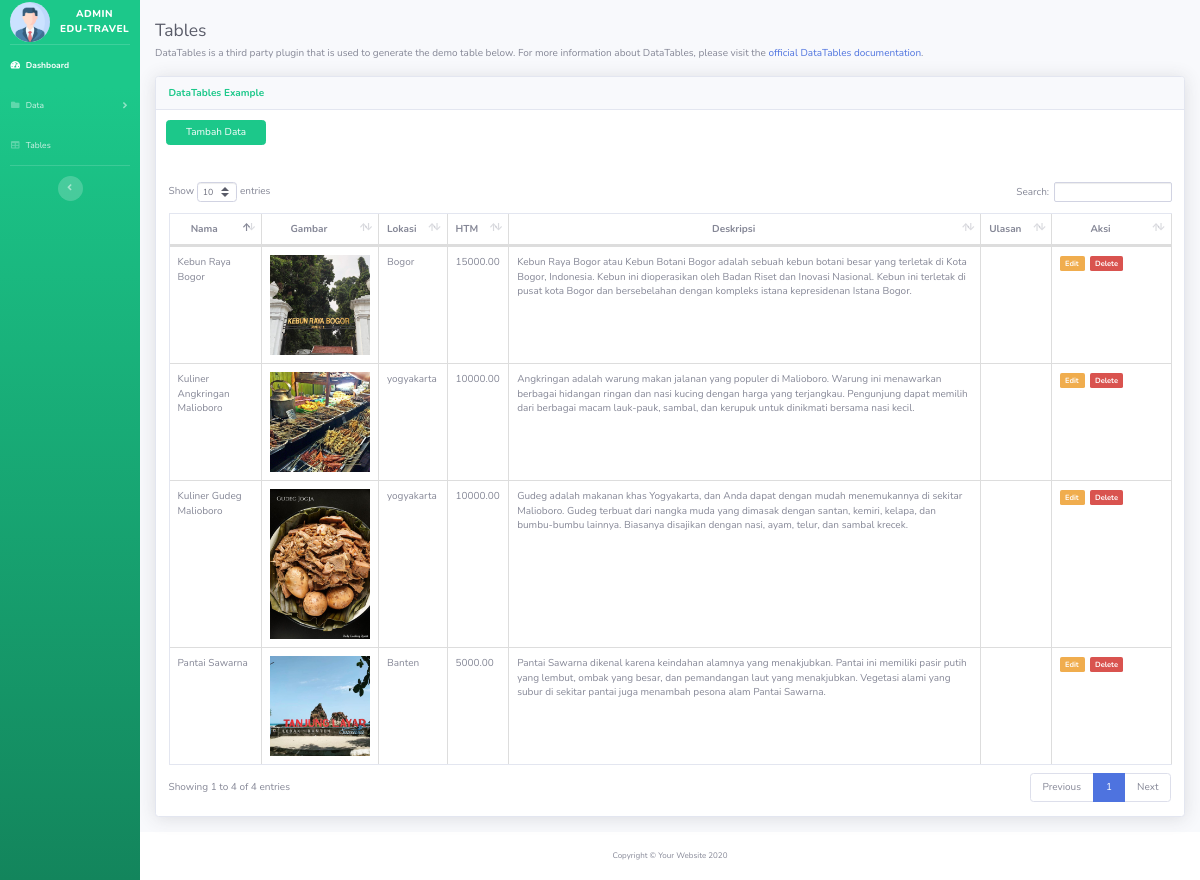
Screenshot of /travelling/admin_page/tables.php with the database file from the repository.
### tables this page shows
CREATE TABLE `destinasi` (
  `id_destinasi` int(11) NOT NULL,
  `nama_destinasi` varchar(100) NOT NULL,
  `gambar` text NOT NULL,
  `lokasi` varchar(250) NOT NULL,
  `harga` decimal(10,2) NOT NULL,
  `deskripsi` varchar(500) NOT NULL,
  `ulasan` varchar(500) NOT NULL,
  `id_kategori` int(11) NOT NULL
);

### travelling/admin_page/tables.php (the view, shortened to what this page needs)
<!DOCTYPE html>
<html lang="en">
<head>
    <link href="vendor/fontawesome-free/css/all.min.css" rel="stylesheet" type="text/css">
    <link rel="stylesheet" href="https://maxcdn.bootstrapcdn.com/bootstrap/3.4.1/css/bootstrap.min.css">
    <link href="css/sb-admin-2.min.css" rel="stylesheet">
    <link href="vendor/datatables/dataTables.bootstrap4.min.css" rel="stylesheet">
</head>
<body id="page-top">
    <div id="wrapper">
        <ul class="navbar-nav bg-gradient-success sidebar sidebar-dark accordion" id="accordionSidebar">
            <a class="sidebar-brand d-flex align-items-center" href="index.php">
                <img src="img/adminprofile.png" style="width: 40px; border-radius: 50%; margin-right: 10px;">
                <div class="sidebar-brand-text">Admin <br>Edu-Travel</div>
            </a>
            <hr class="sidebar-divider my-0">
            <li class="nav-item active">
                <a class="nav-link" href="index.php">
                    <i class="fas fa-fw fa-tachometer-alt"></i>
                    <span>Dashboard</span></a>
            </li>
            <li class="nav-item">
                <a class="nav-link collapsed" href="#" data-toggle="collapse" data-target="#collapsePages"
                    aria-expanded="true" aria-controls="collapsePages">
                    <i class="fas fa-fw fa-folder"></i>
                    <span>Data</span>
                </a>
            </li>
            <li class="nav-item">
                <a class="nav-link" href="tables.php">
                    <i class="fas fa-fw fa-table"></i>
                    <span>Tables</span></a>
            </li>
            <hr class="sidebar-divider d-none d-md-block">
            <div class="text-center d-none d-md-inline">
                <button class="rounded-circle border-0" id="sidebarToggle"></button>
            </div>
        </ul>
        <div id="content-wrapper" class="d-flex flex-column">
            <div id="content">
                <div class="container">
                    <h1 class="h3 mb-2 text-gray-800">Tables</h1>
                    <p class="mb-4">DataTables is a third party plugin that is used to generate the demo table below.
                        For more information about DataTables, please visit the <a target="_blank"
                            href="https://datatables.net">official DataTables documentation</a>.</p>
                    <div class="card shadow mb-4">
                        <div class="card-header py-3">
                            <h6 class="m-0 font-weight-bold text-success">DataTables Example</h6>
                        </div>
                        <div class="btn btn-success m-3" style="width: 100px;">Tambah Data</div><br>
                        <div class="card-body">
                            <div class="table-responsive">
                                <table class="table table-bordered" id="dataTable" width="100%" cellspacing="0">
                                    <thead>
                                        <tr style="text-align: center;">
                                            <th>Nama</th>
                                            <th>Gambar</th>
                                            <th>Lokasi</th>
                                            <th>HTM</th>
                                            <th>Deskripsi</th>
                                            <th>Ulasan</th>
                                            <th style="width: 80px;">Aksi</th>
                                        </tr>
                                    </thead>
                                    <tbody>
                                        <?php
                                        require_once '../koneksi.php';
                                        $sql = "SELECT * FROM destinasi";
                                        $query = mysqli_query($koneksi, $sql);
                                        while ($data = mysqli_fetch_array($query)) {
                                            ?>
                                            <tr>
                                                <td>
                                                    <?= $data['nama_destinasi']; ?>
                                                </td>
                                                <td><img src="<?= $data['gambar']; ?>" alt="<?= $data['gambar']; ?>"
                                                        style="width:100px"></td>
                                                <td>
                                                    <?= $data['lokasi']; ?>
                                                </td>
                                                <td>
                                                    <?= $data['harga']; ?>
                                                </td>
                                                <td>
                                                    <?= $data['deskripsi']; ?>
                                                </td>
                                                <td>
                                                </td>
                                                <td>
                                                    <a href="edit.php?id_destinasi=<?php echo $data["id_destinasi"] ?>"
                                                        class="label label-warning"> Edit
                                                    </a>
                                                    <a href="hapus.php?id_destinasi=<?php echo $data["id_destinasi"] ?>"
                                                        class="label label-danger"> Delete
                                                    </a>
                                                </td>
                                            </tr>
                                        <?php } ?>
                                    </tbody>
                                </table>
                            </div>
                        </div>
                    </div>
                </div>
            </div>
            <footer class="sticky-footer bg-white">
                <div class="container my-auto">
                    <div class="copyright text-center my-auto">
                        <span>Copyright &copy; Your Website 2020</span>
                    </div>
                </div>
            </footer>
        </div>
    </div>
</body>
</html>

### rows the page displays
destinasi: nama_destinasi "Kebun Raya Bogor", gambar (picture), lokasi "Bogor", harga "15000.00", deskripsi "Kebun Raya Bogor atau Kebun Botani Bogor adalah sebuah kebun botani besar yang terletak di Kota Bogor, Indonesia. Kebun ini dioperasikan oleh Badan Riset dan Inovasi Nasional. Kebun ini terletak di pusat kota Bogor dan bersebelahan dengan kompleks istana kepresidenan Istana Bogor."
destinasi: nama_destinasi "Pantai Sawarna", gambar (picture), lokasi "Banten", harga "5000.00", deskripsi "Pantai Sawarna dikenal karena keindahan alamnya yang menakjubkan. Pantai ini memiliki pasir putih yang lembut, ombak yang besar, dan pemandangan laut yang menakjubkan. Vegetasi alami yang subur di sekitar pantai juga menambah pesona alam Pantai Sawarna."
destinasi: nama_destinasi "Kuliner Angkringan Malioboro", gambar (picture), lokasi "yogyakarta", harga "10000.00", deskripsi "Angkringan adalah warung makan jalanan yang populer di Malioboro. Warung ini menawarkan berbagai hidangan ringan dan nasi kucing dengan harga yang terjangkau. Pengunjung dapat memilih dari berbagai macam lauk-pauk, sambal, dan kerupuk untuk dinikmati bersama nasi kecil."
destinasi: nama_destinasi "Kuliner Gudeg Malioboro", gambar (picture), lokasi "yogyakarta", harga "10000.00", deskripsi "Gudeg adalah makanan khas Yogyakarta, dan Anda dapat dengan mudah menemukannya di sekitar Malioboro. Gudeg terbuat dari nangka muda yang dimasak dengan santan, kemiri, kelapa, dan bumbu-bumbu lainnya. Biasanya disajikan dengan nasi, ayam, telur, dan sambal krecek."
